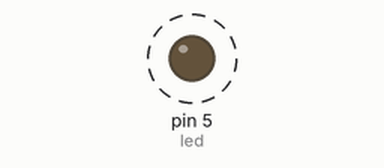
This sketch was run on a simulated Arduino Uno, built with avr-gcc and run on an emulated ATmega328P. Shown: output pins drawn as LEDs (lit = HIGH). Dashed ring = blinking.

Above: at 0.2 s.
Timing chart, 0 to 3.0 s (numbered marks = the images above):
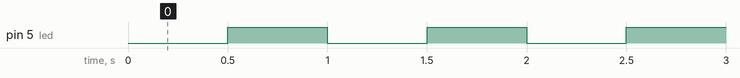

The sketch:

Blink_without_delay.ino
```cpp
int led = 5;
unsigned long time1;
unsigned long time2 = 0;
const long interval = 500;

void setup(){
  pinMode(led,OUTPUT);
  }

void loop () {
  time1 = millis();
  int ledstatus = digitalRead(led);
  if(time1-time2 >= interval){
    time2 = time1;
    if(ledstatus == HIGH){
      digitalWrite(led,LOW);
      }else if (ledstatus == LOW){
        digitalWrite(led,HIGH);
        }
    }
  }
```

Measured:
- by itself, pin 5 (led): alternates HIGH for 0.50 s and LOW for 0.50 s
